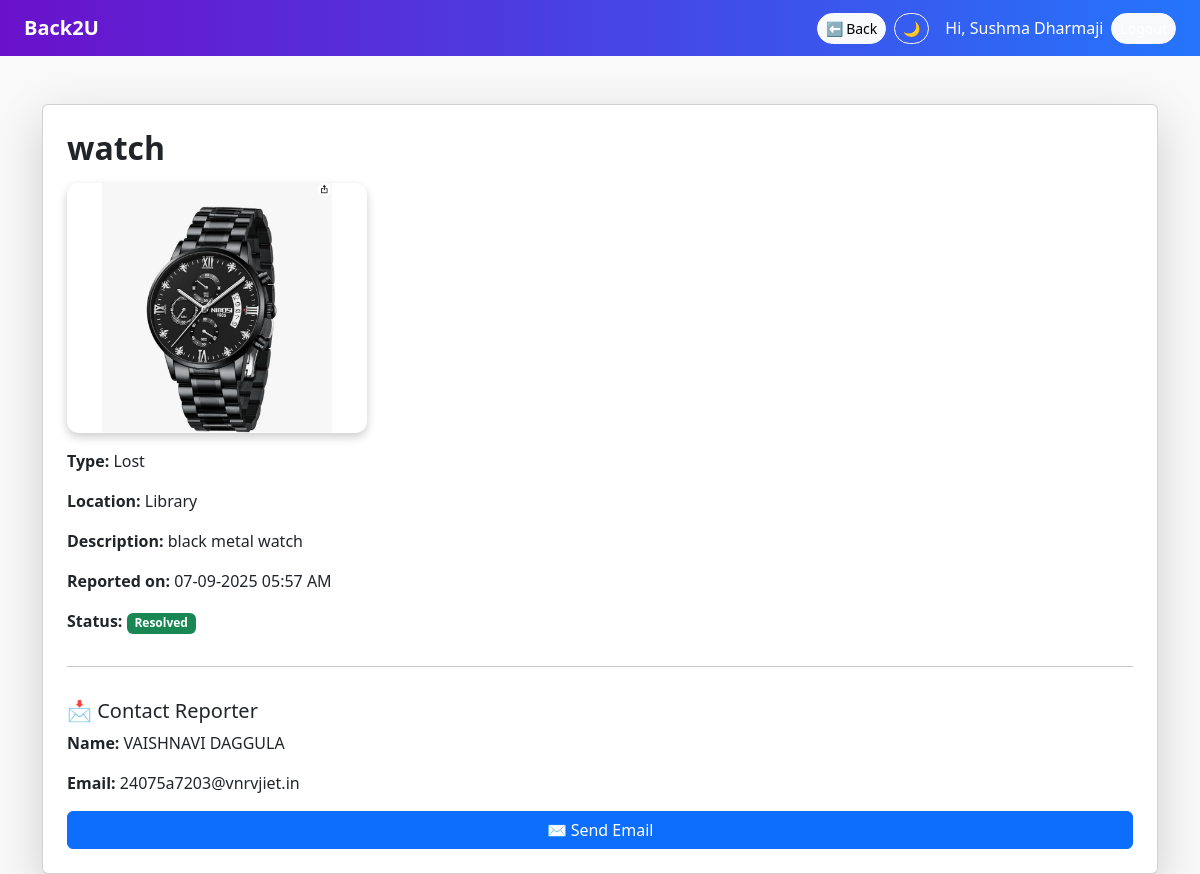
The app's page /item/2 (signed in) with its own data.
### app.py (models this page shows)
class User(UserMixin, db.Model):
    id = db.Column(db.Integer, primary_key=True)
    name = db.Column(db.String(100))
    email = db.Column(db.String(150), unique=True, nullable=False)
    password = db.Column(db.String(200), nullable=False)
    items = db.relationship("Item", backref="user", lazy=True)

class Item(db.Model):
    id = db.Column(db.Integer, primary_key=True)
    title = db.Column(db.String(100), nullable=False)
    type = db.Column(db.String(50), nullable=False)  # Lost or Found
    location = db.Column(db.String(200), nullable=False)
    description = db.Column(db.Text, nullable=False)
    image = db.Column(db.String(200))
    date_reported = db.Column(db.DateTime, default=datetime.utcnow)
    is_resolved = db.Column(db.Boolean, default=False)
    user_id = db.Column(db.Integer, db.ForeignKey("user.id"), nullable=False)

### app.py (the view)
@app.route("/item/<int:item_id>")
@login_required
def item_detail(item_id):
    item = Item.query.get_or_404(item_id)
    return render_template("item_detail.html", item=item)

### app.py (called while the page is built)
@login_manager.user_loader
def load_user(user_id):
    return User.query.get(int(user_id))

### templates/item_detail.html (shortened to what this page needs)
<!DOCTYPE html>
<html lang="en">
<head>
  <link href="https://cdn.jsdelivr.net/npm/bootstrap@5.3.2/dist/css/bootstrap.min.css" rel="stylesheet">
</head>
<body>
<nav class="navbar navbar-expand-lg px-4">
  <a class="navbar-brand fw-bold text-white" href="{{ url_for('dashboard') }}">Back2U</a>
  <div class="ms-auto d-flex align-items-center gap-2">
    <button type="button" onclick="goBack()" class="btn btn-light btn-sm rounded-pill">⬅ Back</button>
    <button onclick="toggleDarkMode()" class="btn btn-outline-light btn-sm rounded-pill">🌙</button>
    {% if current_user.is_authenticated %}
      <span class="text-white ms-2">Hi, {{ current_user.name }}</span>
      <a href="{{ url_for('logout') }}" class="btn btn-light btn-sm rounded-pill">Logout</a>
    {% endif %}
  </div>
</nav>
<div class="container mt-5">
  <div class="card p-4 shadow-lg">
    <h2 class="fw-bold mb-3">{{ item.title }}</h2>
    {% if item.image %}
      <img src="{{ url_for('static', filename='images/' ~ item.image) }}" alt="Item Image" class="item-image mb-3">
    {% else %}
      <p class="text-muted"><i>No image uploaded</i></p>
    {% endif %}
    <p><strong>Type:</strong> {{ item.type }}</p>
    <p><strong>Location:</strong> {{ item.location }}</p>
    <p><strong>Description:</strong> {{ item.description }}</p>
    <p><strong>Reported on:</strong> {{ item.date_reported.strftime('%d-%m-%Y %I:%M %p') }}</p>
    <p>
      <strong>Status:</strong>
      <span class="badge {% if item.is_resolved %}bg-success{% else %}bg-warning{% endif %}">
        {{ 'Resolved' if item.is_resolved else 'Pending' }}
      </span>
    </p>
    <hr>
    {% if current_user.id == item.user_id %}
      <h5 class="mt-3">👤 You are the reporter</h5>
      <div class="d-flex gap-2 mt-2">
        <a href="{{ url_for('dashboard') }}" class="btn btn-secondary">⬅ Back</a>
        <form method="post" action="{{ url_for('delete_item', item_id=item.id) }}" onsubmit="return confirm('Delete this item?');">
          <button type="submit" class="btn btn-danger">🗑 Delete</button>
        </form>
        <form method="post" action="{{ url_for('update_status', item_id=item.id) }}">
          <button type="submit" class="btn {% if item.is_resolved %}btn-warning{% else %}btn-success{% endif %}">
            {% if item.is_resolved %}Mark Pending{% else %}Mark Resolved{% endif %}
          </button>
        </form>
      </div>
    {% else %}
      <h5 class="mt-3">📩 Contact Reporter</h5>
      <p><strong>Name:</strong> {{ item.user.name }}</p>
      <p><strong>Email:</strong> {{ item.user.email }}</p>
      {% set status_text = "Resolved" if item.is_resolved else "Pending" %}
      <a href="mailto:{{ item.user.email }}?subject=Regarding%20your%20{{ item.type }}%20item:%20{{ item.title }}&body=Hello%20{{ item.user.name }},%0D%0A%0D%0AI%20am%20contacting%20you%20regarding%20the%20item%20you%20reported.%0D%0A%0D%0ADescription:%20{{ item.description }}%0D%0ALocation:%20{{ item.location }}%0D%0AStatus:%20{{ status_text }}%0D%0AReported%20on:%20{{ item.date_reported.strftime('%d-%m-%Y %I:%M %p') }}%0D%0A%0D%0AThank%20you."
         class="btn btn-primary">
        ✉ Send Email
      </a>
    {% endif %}
  </div>
</div>
</body>
</html>

### templates/item_detail.html (style rules this page uses)
body { background-color: #f9f9f9; }
.navbar { background: linear-gradient(to right, #6a11cb, #2575fc); }
.navbar a { color: white !important; }
.item-image { max-width: 300px; max-height: 250px; object-fit: contain; border-radius: 12px; box-shadow: 0 4px 10px rgba(0,0,0,0.2); }

### records on screen
User: name "Sushma Dharmaji"
Item: title "watch", image (picture), type "Lost", location "Library", description "black metal watch", date_reported "07-09-2025 05:57 AM", is_resolved "Resolved"
User: user.name "VAISHNAVI DAGGULA", user.email "24075a7203@vnrvjiet.in"
